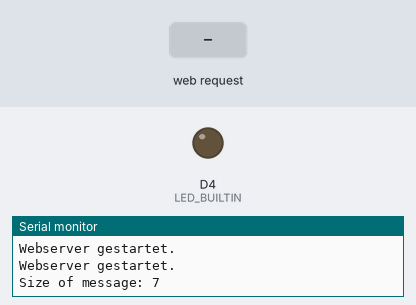
Simulated run of this program. Board: ESP8266 (Wemos D1 mini). On the bench: output pins drawn as LEDs (lit = HIGH, except the on-board LED, lit = LOW), the last lines printed to the serial monitor. Dashed ring = blinking. The inputs (shaded band) are chosen by the test bench. WiFi joins after 1.5 s; servers stay silent unless stated; random numbers use the default seed unless the program sets one; no MQTT or app messages arrive unless stated; pins used as bus, display or sensor lines are not drawn.

Above: at 3.2 s.
3.3 s: HTTP request GET /UP received
At 3.6 s:
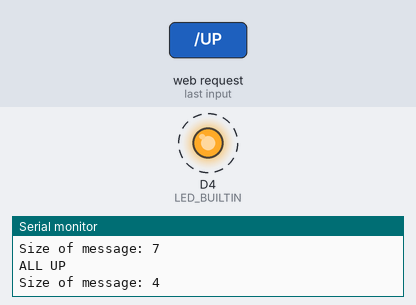
6.8 s: HTTP request GET /STOP received
At 8.1 s:
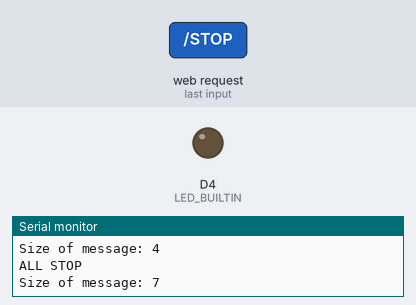
9.8 s: HTTP request GET /DOWN received
At 10.2 s:
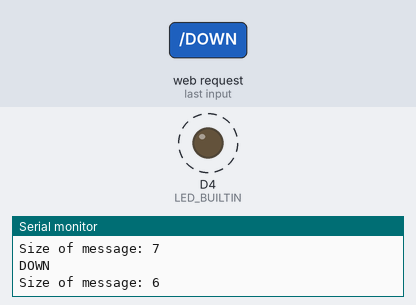
Timing chart, 0 to 12.8 s (numbered marks = the images above; inputs shaded):
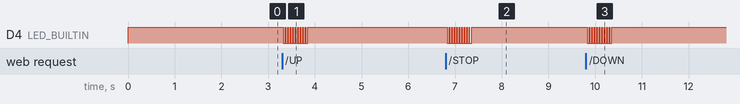

The program:

main.cpp
```cpp
#include <ESP8266WiFi.h>
#include <WiFiManager.h>
#include <ArduinoOTA.h>
#include <ESP8266WebServer.h>
#include <ESP8266mDNS.h>
#include <string.h>
#include "connect_mqtt.h"

#define rx D3
#define CSS_MAINCOLOR "blue"

#define doallms 50
/*
All down 11111111111111110000010010011011010010010011010010010011011010011011011010011011011011011011010010011011010010010010010010010011010010010011
ALL STOP 11111111111111110000010010011011010010010011010010010011011010011011011010011011011011011011010010011011010010010010010011010011010011010011
ALL up   11111111111111110000010010011011010010010011010010010011011010011011011010011011011011011011010010011011010010010010010010011011011011010010

Wohnzimmer:                                                                                                              x
down     11111111111111110000010010011011010010010011010010010011011010011011011010011011011011011011010010011011010010011010010010011011010010011011
stop     11111111111111110000010010011011010010010011010010010011011010011011011010011011011011011011010010011011010010011010010011010011010011010011
up       11111111111111110000010010011011010010010011010010010011011010011011011010011011011011011011010010011011010010011010010010010011010010010011

11111111111111110000010010011011010010010011010010010011011010011011011010011011011011011011010010011011010010010010010011010011010011010011
1111111111111111000001001001101101001001001101001001001101101001101101101001101101101101101101001001101101001001001001001001101101101101001
1111111111111111000001001001101101001001001101001001001101101001101101101001101101101101101101001001101101001001001001001001001101101101101
*/

const int timeofbit = 310;
bool ALL_UP[] = {1, 1, 1, 1, 1, 1, 1, 1, 1, 1, 1, 1, 1, 1, 1, 1, 0, 0, 0, 0, 0, 1, 0, 0, 1, 0, 0, 1, 1, 0, 1, 1, 0, 1, 0, 0, 1, 0, 0, 1, 0, 0, 1, 1, 0, 1, 0, 0, 1, 0, 0, 1, 0, 0, 1, 1, 0, 1, 1, 0, 1, 0, 0, 1, 1, 0, 1, 1, 0, 1, 1, 0, 1, 0, 0, 1, 1, 0, 1, 1, 0, 1, 1, 0, 1, 1, 0, 1, 1, 0, 1, 1, 0, 1, 0, 0, 1, 0, 0, 1, 1, 0, 1, 1, 0, 1, 0, 0, 1, 0, 0, 1, 0, 0, 1, 0, 0, 1, 0, 0, 1, 0, 0, 1, 0, 0, 1, 1, 0, 1, 0, 0, 1, 0, 0, 1, 0, 0, 1, 1};
// bool ALL_STOP[] = {1, 1, 1, 1, 1, 1, 1, 1, 1, 1, 1, 1, 1, 1, 1, 1, 0, 0, 0, 0, 0, 1, 0, 0, 1, 0, 0, 1, 1, 0, 1, 1, 0, 1, 0, 0, 1, 0, 0, 1, 0, 0, 1, 1, 0, 1, 0, 0, 1, 0, 0, 1, 0, 0, 1, 1, 0, 1, 1, 0, 1, 0, 0, 1, 1, 0, 1, 1, 0, 1, 1, 0, 1, 0, 0, 1, 1, 0, 1, 1, 0, 1, 1, 0, 1, 1, 0, 1, 1, 0, 1, 1, 0, 1, 0, 0, 1, 0, 0, 1, 1, 0, 1, 1, 0, 1, 0, 0, 1, 0, 0, 1, 0, 0, 1, 0, 0, 1, 0, 0, 1, 0, 0, 1, 1, 0, 1, 1, 0, 1, 0, 0, 1, 0, 0, 1, 1, 0, 1, 1};
bool ALL_STOP[] = {1, 1, 1, 1, 1, 1, 1, 1, 1, 1, 1, 1, 1, 1, 1, 1, 0, 0, 0, 0, 0, 1, 0, 0, 1, 0, 0, 1, 1, 0, 1, 1, 0, 1, 0, 0, 1, 0, 0, 1, 0, 0, 1, 1, 0, 1, 0, 0, 1, 0, 0, 1, 0, 0, 1, 1, 0, 1, 1, 0, 1, 0, 0, 1, 1, 0, 1, 1, 0, 1, 1, 0, 1, 0, 0, 1, 1, 0, 1, 1, 0, 1, 1, 0, 1, 1, 0, 1, 1, 0, 1, 1, 0, 1, 0, 0, 1, 0, 0, 1, 1, 0, 1, 1, 0, 1, 0, 0, 1, 0, 0, 1, 0, 0, 1, 0, 0, 1, 0, 0, 1, 1, 0, 1, 0, 0, 1, 1, 0, 1, 0, 0, 1, 1, 0, 1, 0, 0, 1, 1};
bool ALL_DOWN[] = {1, 1, 1, 1, 1, 1, 1, 1, 1, 1, 1, 1, 1, 1, 1, 1, 0, 0, 0, 0, 0, 1, 0, 0, 1, 0, 0, 1, 1, 0, 1, 1, 0, 1, 0, 0, 1, 0, 0, 1, 0, 0, 1, 1, 0, 1, 0, 0, 1, 0, 0, 1, 0, 0, 1, 1, 0, 1, 1, 0, 1, 0, 0, 1, 1, 0, 1, 1, 0, 1, 1, 0, 1, 0, 0, 1, 1, 0, 1, 1, 0, 1, 1, 0, 1, 1, 0, 1, 1, 0, 1, 1, 0, 1, 0, 0, 1, 0, 0, 1, 1, 0, 1, 1, 0, 1, 0, 0, 1, 0, 0, 1, 0, 0, 1, 0, 0, 1, 0, 0, 1, 0, 0, 1, 1, 0, 1, 1, 0, 1, 1, 0, 1, 1, 0, 1, 0, 0, 1, 0};

bool bool_state_retain = true;

static int timeout = 60;
const char *PARAM_MESSAGE = "message";

String ProjectHostname = "RollerShutterRemote";
WiFiManager wifiManager;
ESP8266WebServer server(80);

// char mqtt_sub_topic[] = (ProjectHostname + "-" + ESP.getChipId(), HEX).c_str();

void send433(bool send[141])
{
  for (int n = 0; n < 10; n++)
  {
    unsigned long save_time = micros();
    digitalWrite(LED_BUILTIN, LOW);
    for (int i = 0; i < 140; i++)
    {
      digitalWrite(rx, send[i]);

      while ((save_time + 300) > micros())
      {
        // wait
      }
      save_time = micros();
    }
    digitalWrite(LED_BUILTIN, HIGH);
    digitalWrite(rx, LOW);
    delay(10);
  }
}

void handleCss()
{
  // output of stylesheet
  // this is a straight forward example how to generat a static page from program memory
  String message;
  message = F("*{font-family:sans-serif}\n"
              "body{margin:10px}\n"
              "h1, h2{color:white;background:#dddddd;text-align:center}\n"
              "h1{font-size:1.2em;margin:1px;padding:5px}\n"
              "h2{font-size:1.0em}\n"
              "h3{font-size:0.9em}\n"
              "a{text-decoration:none;color:dimgray;text-align:center}\n"
              "main{text-align:center}\n"
              "article{vertical-align:top;display:inline-block;margin:0.2em;padding:0.1em;border-style:solid;border-color:#C0C0C0;background-color:#E5E5E5;width:20em;text-align:left}\n" // if you don't like the floating effect (vor portrait mode on smartphones!) - remove display:inline-block
              "article h2{margin-top:0;padding-bottom:1px}\n"
              "section {margin-bottom:0.2em;clear:both;}\n"
              "table{border-collapse:separate;border-spacing:0 0.2em}\n"
              "th, td{background-color:#C0C0C0}\n"
              "button{margin-top:0.3em}\n"
              "footer p{font-size:0.7em;color:dimgray;background:silver;text-align:center;margin-bottom:5px}\n"
              "nav{background-color:silver;margin:1px;padding:5px;font-size:0.8em}\n"
              "nav a{color:dimgrey;padding:10px;text-decoration:none}\n"
              "nav a:hover{text-decoration:underline}\n"
              "nav p{margin:0px;padding:0px}\n"
              ".on, .off{margin-top:0;margin-bottom:0.2em;margin-left:4em;font-size:1.4em;background-color:#C0C0C0;border-style:solid;border-radius:10px;border-style:outset;width:5em;height:1.5em;text-decoration:none;text-align:center}\n"
              ".on{border-color:green}\n"
              ".off{border-color:red}\n"

              ".toggle {\n"
              "position:relative;\n"
              "display:inline-block;\n"
              "width:40px;\n"
              "height:60px;\n"
              "background-color:#bbb;\n"
              "-webkit-border-radius:4px;\n"
              "-moz-border-radius:4px;\n"
              "border-radius:4px;\n"
              "text-align:center;\n"
              "}\n"

              ".toggle input {\n"
              "width:100%;\n"
              "height:100%;\n"
              "margin:0 0;\n"
              "padding:0 0;\n"
              "position:absolute;\n"
              "top:0;\n"
              "right:0;\n"
              "bottom:0;\n"
              "left:0;\n"
              "z-index:2;\n"
              "cursor:pointer;\n"
              "opacity:0;\n"
              "filter:alpha(opacity=0);\n"
              "}\n"

              ".toggle label {\n"
              "display:block;\n"
              "position:absolute;\n"
              "top:1px;\n"
              "right:1px;\n"
              "bottom:1px;\n"
              "left:1px;\n"
              "background-image:-webkit-linear-gradient(top,#fff 0%,#ddd 50%,#fff 50%,#eee 100%);\n"
              "background-image:-moz-linear-gradient(top,#fff 0%,#ddd 50%,#fff 50%,#eee 100%);\n"
              "background-image:-ms-linear-gradient(top,#fff 0%,#ddd 50%,#fff 50%,#eee 100%);\n"
              "background-image:-o-linear-gradient(top,#fff 0%,#ddd 50%,#fff 50%,#eee 100%);\n"
              "background-image:linear-gradient(top,#fff 0%,#ddd 50%,#fff 50%,#eee 100%);\n"
              "-webkit-box-shadow:0 2px 3px rgba(0,0,0,0.4),\n"
              "inset 0 -1px 1px #888,\n"
              "inset 0 -5px 1px #bbb,\n"
              "inset 0 -6px 0 white;\n"
              "-moz-box-shadow:0 2px 3px rgba(0,0,0,0.4),\n"
              "inset 0 -1px 1px #888,\n"
              "inset 0 -5px 1px #bbb,\n"
              "inset 0 -6px 0 white;\n"
              "box-shadow:0 2px 3px rgba(0,0,0,0.4),\n"
              "inset 0 -1px 1px #888,\n"
              "inset 0 -5px 1px #bbb,\n"
              "inset 0 -6px 0 white;\n"
              "-webkit-border-radius:3px;\n"
              "-moz-border-radius:3px;\n"
              "border-radius:3px;\n"
              "font:normal 11px Arial,Sans-Serif;\n"
              "color:#666;\n"
              "text-shadow:0 1px 0 white;\n"
              "cursor:text;\n"
              "}\n"

              ".toggle label:before {\n"
              "content:attr(data-off);\n"
              "position:absolute;\n"
              "top:6px;\n"
              "right:0;\n"
              "left:0;\n"
              "z-index:4;\n"
              "}\n"

              ".toggle label:after {\n"
              "content:attr(data-on);\n"
              "position:absolute;\n"
              "right:0;\n"
              "bottom:11px;\n"
              "left:0;\n"
              "color:#666;\n"
              "text-shadow:0 -1px 0 #eee;\n"
              "}\n"

              ".toggle input:checked + label {\n"
              "background-image:-webkit-linear-gradient(top,#eee 0%,#ccc 50%,#fff 50%,#eee 100%);\n"
              "background-image:-moz-linear-gradient(top,#eee 0%,#ccc 50%,#fff 50%,#eee 100%);\n"
              "background-image:-ms-linear-gradient(top,#eee 0%,#ccc 50%,#fff 50%,#eee 100%);\n"
              "background-image:-o-linear-gradient(top,#eee 0%,#ccc 50%,#fff 50%,#eee 100%);\n"
              "background-image:linear-gradient(top,#eee 0%,#ccc 50%,#fff 50%,#eee 100%);\n"
              "-webkit-box-shadow:0 0 1px rgba(0,0,0,0.4),\n"
              "inset 0 1px 7px -1px #ccc,\n"
              "inset 0 5px 1px #fafafa,\n"
              "inset 0 6px 0 white;\n"
              "-moz-box-shadow:0 0 1px rgba(0,0,0,0.4),\n"
              "inset 0 1px 7px -1px #ccc,\n"
              "inset 0 5px 1px #fafafa,\n"
              "inset 0 6px 0 white;\n"
              "box-shadow:0 0 1px rgba(0,0,0,0.4),\n"
              "inset 0 1px 7px -1px #ccc,\n"
              "inset 0 5px 1px #fafafa,\n"
              "inset 0 6px 0 white;\n"
              "}\n"

              ".toggle input:checked:hover + label {\n"
              "-webkit-box-shadow:0 1px 3px rgba(0,0,0,0.4),\n"
              "inset 0 1px 7px -1px #ccc,\n"
              "inset 0 5px 1px #fafafa,\n"
              "inset 0 6px 0 white;\n"
              "-moz-box-shadow:0 1px 3px rgba(0,0,0,0.4),\n"
              "inset 0 1px 7px -1px #ccc,\n"
              "inset 0 5px 1px #fafafa,\n"
              "inset 0 6px 0 white;\n"
              "box-shadow:0 1px 3px rgba(0,0,0,0.4),\n"
              "inset 0 1px 7px -1px #ccc,\n"
              "inset 0 5px 1px #fafafa,\n"
              "inset 0 6px 0 white;\n"
              "}\n"

              ".toggle input:checked + label:before {\n"
              "z-index:1;\n"
              "top:11px;\n"
              "}\n"

              ".toggle input:checked + label:after {\n"
              "bottom:9px;\n"
              "color:#aaa;\n"
              "text-shadow:none;\n"
              "z-index:4;\n"
              "}\n"
              ".button {display: block;width: 80px;background-color: #1abc9c;border: none;color: white;padding: 13px 30px;text-decoration: none;font-size: 25px;margin: auto;cursor: pointer;border-radius: 4px;}\n"
              ".button-on {background-color: #1abc9c;}\n"
              ".button-on:active {background-color: #16a085;}\n"
              ".button-off {background-color: #34495e;}\n"
              ".button-off:active {background-color: #2c3e50;}\n");

  server.send(200, "text/css", message);
}

void UP()
{
  server.send(204);
  Serial.println("ALL UP");
  send_mqtt("Rollos/log/ALL", "open", bool_state_retain);
  send433(ALL_UP);
}

void STOP()
{
  server.send(204);
  Serial.println("ALL STOP");
  send_mqtt("Rollos/log/ALL", "stopped", bool_state_retain);
  send433(ALL_STOP);
}

void DOWN()
{
  server.send(204);
  Serial.println("DOWN");
  send_mqtt("Rollos/log/ALL", "closed", bool_state_retain);
  send433(ALL_DOWN);
}

void RESET()
{
  server.send(200, "text/html", "Restart_Ok");
  Serial.println("restart");
  send_mqtt("Rollos/log/system", "RESTART", false);
  delay(500);
  disconnect_mqtt();
  delay(500);
  ESP.restart();
}

void RESETWIFISETTINGS()
{
  server.send(200, "text/html", "Restart_Ok");
  Serial.println("restart");
  send_mqtt("Rollos/log/system", "RESTART", false);
  delay(500);
  disconnect_mqtt();
  delay(500);
  wifiManager.resetSettings();
  ESP.eraseConfig();
  ESP.restart();
  delay(3000);
}

void rootPage()
// a very simple example how to output a HTML page from program memory
{
  String message;
  message = F("<!DOCTYPE html>\n"
              "<html lang='en'>\n"
              "<head>\n"
              "<title> shade control </title>\n"
              "<meta http-equiv=\"content-type\" content=\"text/html; charset=utf-8\">\n"
              "<meta name=\"viewport\" content=\"width=device-width\">\n"
              "<link rel='stylesheet' type='text/css' href='/css'>\n"
              "</head>\n"
              "<body>\n"
              "<h1>shade control</h1>\n"
              /*
              "<p>This is an example how you can create a webpage.</p>\n"
              "<p>But as most of my webserver should have the same look and feel I'm using one layout for all html pages.</p>\n"
              "<p>Therefore my html pages come from the functions starting with handlePage and just share a common top and bottom.</p>\n"
              "<p>To go back to the formated pages <a href='0.htm'>use this link</a></p>\n"
              */
              "<p></p>\n"
              "<p></p>\n"
              "<p></p>\n"
              "<a class=\"button button-up\" href=\"/UP\">&#9650;</a>\n"
              "<p></p>\n"
              "<a class=\"button button-stop\" href=\"/STOP\">&#9689</a>\n"
              "<p></p>\n"
              "<a class=\"button button-down\" href=\"/DOWN\">&#9660;</a>\n"
              "<p></p>\n"
              "<a class=\"button restart\" href=\"/restart\">reboot</a>\n"
              "</body>\n"
              "</html>");
  /*
  "<span class=\"toggle\">"
    "<input type=\"checkbox\">"
    "<label data-off=\"&#8593;\" data-on=\"&#8595;\"></label>"
   "</span>"
   */

  server.send(200, "text/html", message);
}

void StartWebserver()
{
  server.onNotFound([]()
                    { server.send(404, "text/plain", "Link wurde nicht gefunden!"); });

  server.on("/", rootPage);
  server.on("/UP", UP);
  server.on("/STOP", STOP);
  server.on("/DOWN", DOWN);
  server.on("/reset", RESET);
  server.on("/restart", RESET);
  server.on("/reboot", RESET);
  server.on("/RESETWIFISETTINGS", RESETWIFISETTINGS);
  server.on("/css", handleCss);
  server.begin();
  Serial.println("Webserver gestartet.");
}

void wifiConnect()
{
  if (!(WiFi.status() == WL_CONNECTED))
  {
    server.close();
    server.stop();
    wifiManager.setConnectTimeout(60);
    wifiManager.setConfigPortalTimeout(180);
    bool res;
    res = wifiManager.autoConnect(ProjectHostname.c_str()); //

    if (!res)
    {
      Serial.println("Failed to connect");
      delay(3000);
      // reset and try again, or maybe put it to deep sleep
      ESP.restart();

      delay(5000);
    }
    else
    {
      if (MDNS.begin(ProjectHostname + "-" + String(ESP.getChipId(), HEX)))
      {
        Serial.println("DNS gestartet, erreichbar unter: ");
        Serial.println("http://" + String(ProjectHostname + "-" + String(ESP.getChipId(), HEX)) + ".lan/");
      }
      init_mqtt();
      subscribe_mqtt("Rollos/#");
      StartWebserver();
    }
  }
}


void setup()
{
  // put your setup code here, to run once:
  Serial.begin(115200);
  Serial.println("");

  Serial.println("STARTED!!!");
  pinMode(rx, OUTPUT);
  pinMode(LED_BUILTIN, OUTPUT);
  digitalWrite(rx, LOW);
  digitalWrite(LED_BUILTIN, HIGH);
  Serial.println("pins set ready!!!");
  const String prj_name = ProjectHostname + "-" + String(ESP.getChipId(), HEX);
  WiFi.hostname(prj_name.c_str());
  ArduinoOTA.setHostname(prj_name.c_str());

  ArduinoOTA.onStart([]()
                     {
                      disconnect_mqtt();
    String type;
    if (ArduinoOTA.getCommand() == U_FLASH)
    {
      type = "sketch";
    }
    else
    { // U_FS
      type = "filesystem";
    } });

  wifiManager.setTimeout(timeout);
  wifiManager.setConfigPortalTimeout(timeout);
  wifiManager.setConnectTimeout(timeout);

  // Print Infos
  Serial.print(ProjectHostname);
  Serial.print(" on ESP ID: ");
  Serial.println(String(ESP.getChipId(), HEX));

  wifiConnect();
  StartWebserver();
  send_mqtt("Rollos/log/system", "Started", false);
  ArduinoOTA.begin();

  delay(500);
}

void loop()
{
  wifiConnect();
  ArduinoOTA.handle();
  MDNS.update();
  loop_mqtt();
  server.handleClient();

  if (new_mqtt_msg())
  {
    if (get_topic().equals("Rollos/cmnd"))
    {
      String msg = get_message();
      if (msg.equals("UP"))
      {
        Serial.println("UP from mqtt");
        UP();
      }
      else if (msg.equals("STOP"))
      {
        Serial.println("STOP from mqtt");
        STOP();
      }
      else if (msg.equals("DOWN"))
      {
        Serial.println("DOWN from mqtt");
        DOWN();
      }
    }
  }
  delay(50);
}
```

connect_mqtt.h
```cpp
#ifndef mqtt_h
#define mqtt_h

void init_mqtt();
void connect_mqtt();
void send_mqtt(String topic, String messge, boolean rem);
void subscribe_mqtt(String topic);
void disconnect_mqtt();
void loop_mqtt();
void set_upgrade_sub();
bool new_mqtt_msg();
String get_topic();
String get_message();

#endif
```

Source omitted: connect_mqtt.cpp (2430 bytes)

Measured:
- after the input at 3.3 s, D4 (LED_BUILTIN): alternates HIGH for 0.01 s and LOW for 0.04 s, 20 changes in all, then stays HIGH, starting at once
- after the input at 6.8 s, D4 (LED_BUILTIN): alternates HIGH for 0.01 s and LOW for 0.04 s, 20 changes in all, then stays HIGH, starting at once
- after the input at 9.8 s, D4 (LED_BUILTIN): alternates HIGH for 0.01 s and LOW for 0.04 s, 20 changes in all, then stays HIGH, starting at once
